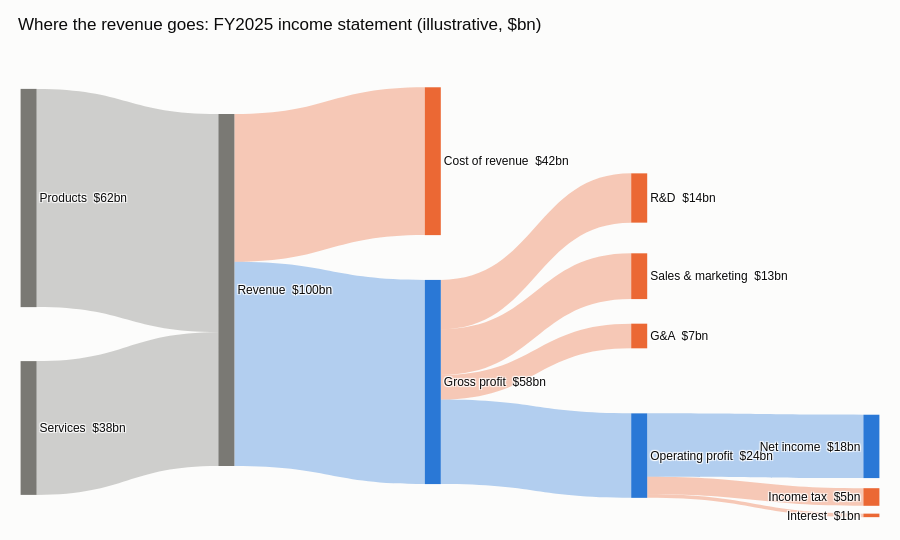

Notebook cell for this chart:
### Markdown cell above
### Plot

### Code cell
nodes = list(dict.fromkeys(links["source"].tolist() + links["target"].tolist()))
profit = {"Gross profit", "Operating profit", "Net income"}
cost = {"Cost of revenue", "R&D", "Sales & marketing", "G&A", "Income tax", "Interest"}


def rgba(hex_color, alpha):
    h = hex_color.lstrip("#")
    return f"rgba({int(h[0:2], 16)}, {int(h[2:4], 16)}, {int(h[4:6], 16)}, {alpha})"


def node_color(n, alpha=1.0):
    return rgba(PALETTE[0] if n in profit else PALETTE[1] if n in cost else "#7a7974", alpha)


inflow = links.groupby("target")["value_bn"].sum()
outflow = links.groupby("source")["value_bn"].sum()
totals = {n: max(inflow.get(n, 0), outflow.get(n, 0)) for n in nodes}
idx = {n: i for i, n in enumerate(nodes)}
stage_x = {"Products": 0.01, "Services": 0.01, "Revenue": 0.24, "Gross profit": 0.48, "Cost of revenue": 0.48,
           "Operating profit": 0.72, "R&D": 0.72, "Sales & marketing": 0.72, "G&A": 0.72,
           "Net income": 0.99, "Income tax": 0.99, "Interest": 0.99}
stage_y = {"Products": 0.3, "Services": 0.8, "Revenue": 0.5, "Cost of revenue": 0.22, "Gross profit": 0.7,
           "R&D": 0.3, "Sales & marketing": 0.47, "G&A": 0.6, "Operating profit": 0.86,
           "Net income": 0.84, "Income tax": 0.95, "Interest": 0.99}   # costs above, profit along the bottom
fig = go.Figure(go.Sankey(
    arrangement="fixed",
    node=dict(label=[f"{n}  ${totals[n]:.0f}bn" for n in nodes], color=[node_color(n) for n in nodes],
              x=[stage_x[n] for n in nodes], y=[stage_y[n] for n in nodes],
              pad=18, thickness=16, line=dict(width=0)),
    link=dict(source=links["source"].map(idx), target=links["target"].map(idx), value=links["value_bn"],
              color=[node_color(t, 0.35) for t in links["target"]],
              hovertemplate="%{source.label} → %{target.label}<extra></extra>"),
))
fig.update_layout(title="Where the revenue goes: FY2025 income statement (illustrative, $bn)",
                  height=540, margin=dict(l=20, r=20, t=60, b=20), font_size=12)
fig.show()

### Figure 1 — Plotly figure (JSON) as saved in the notebook; plotly's stock layout.template omitted (floating-point values rounded to 4 significant figures)
{"data": [{"arrangement": "fixed", "link": {"color": ["rgba(122, 121, 116, 0.35)", "rgba(122, 121, 116, 0.35)", "rgba(42, 120, 214, 0.35)", "rgba(235, 104, 52, 0.35)", "rgba(42, 120, 214, 0.35)", "rgba(235, 104, 52, 0.35)", "rgba(235, 104, 52, 0.35)", "rgba(235, 104, 52, 0.35)", "rgba(42, 120, 214, 0.35)", "rgba(235, 104, 52, 0.35)", "rgba(235, 104, 52, 0.35)"], "hovertemplate": "%{source.label} → %{target.label}<extra></extra>", "source": [0, 1, 2, 2, 3, 3, 3, 3, 4, 4, 4], "target": [2, 2, 3, 5, 4, 6, 7, 8, 9, 10, 11], "value": [62, 38, 58, 42, 24, 14, 13, 7, 18, 5, 1]}, "node": {"color": ["rgba(122, 121, 116, 1.0)", "rgba(122, 121, 116, 1.0)", "rgba(122, 121, 116, 1.0)", "rgba(42, 120, 214, 1.0)", "rgba(42, 120, 214, 1.0)", "rgba(235, 104, 52, 1.0)", "rgba(235, 104, 52, 1.0)", "rgba(235, 104, 52, 1.0)", "rgba(235, 104, 52, 1.0)", "rgba(42, 120, 214, 1.0)", "rgba(235, 104, 52, 1.0)", "rgba(235, 104, 52, 1.0)"], "label": ["Products  $62bn", "Services  $38bn", "Revenue  $100bn", "Gross profit  $58bn", "Operating profit  $24bn", "Cost of revenue  $42bn", "R&D  $14bn", "Sales & marketing  $13bn", "G&A  $7bn", "Net income  $18bn", "Income tax  $5bn", "Interest  $1bn"], "line": {"width": 0}, "pad": 18, "thickness": 16, "x": [0.01, 0.01, 0.24, 0.48, 0.72, 0.48, 0.72, 0.72, 0.72, 0.99, 0.99, 0.99], "y": [0.3, 0.8, 0.5, 0.7, 0.86, 0.22, 0.3, 0.47, 0.6, 0.84, 0.95, 0.99]}, "type": "sankey"}], "layout": {"font": {"size": 12}, "height": 540, "margin": {"b": 20, "l": 20, "r": 20, "t": 60}, "title": {"text": "Where the revenue goes: FY2025 income statement (illustrative, $bn)"}}}
